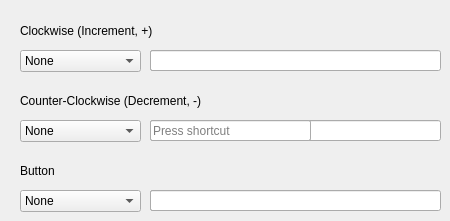
         <widget class="QWidget" name="macroTab_encoder">
          <attribute name="title">
           <string>Rotary Encoder</string>
          </attribute>
          <widget class="QLabel" name="encoder_increment_label">
           <property name="geometry">
            <rect>
             <x>20</x>
             <y>20</y>
             <width>151</width>
             <height>21</height>
            </rect>
           </property>
           <property name="text">
            <string>Clockwise (Increment, +)</string>
           </property>
           <property name="buddy">
            <cstring>encoder_increment</cstring>
           </property>
          </widget>
          <widget class="QLabel" name="encoder_decrement_label">
           <property name="geometry">
            <rect>
             <x>20</x>
             <y>90</y>
             <width>211</width>
             <height>21</height>
            </rect>
           </property>
           <property name="text">
            <string>Counter-Clockwise (Decrement, -)</string>
           </property>
           <property name="buddy">
            <cstring>encoder_decrement</cstring>
           </property>
          </widget>
          <widget class="QComboBox" name="encoder_increment">
           <property name="geometry">
            <rect>
             <x>20</x>
             <y>50</y>
             <width>121</width>
             <height>22</height>
            </rect>
           </property>
           <item>
            <property name="text">
             <string>None</string>
            </property>
           </item>
           <item>
            <property name="text">
             <string>Hotkey</string>
            </property>
           </item>
           <item>
            <property name="text">
             <string>String</string>
            </property>
           </item>
           <item>
            <property name="text">
             <string>Media Control</string>
            </property>
           </item>
           <item>
            <property name="text">
             <string>Windows</string>
            </property>
           </item>
           <item>
            <property name="text">
             <string>Mouse</string>
            </property>
           </item>
          </widget>
          <widget class="QComboBox" name="encoder_decrement">
           <property name="geometry">
            <rect>
             <x>20</x>
             <y>120</y>
             <width>121</width>
             <height>22</height>
            </rect>
           </property>
           <item>
            <property name="text">
             <string>None</string>
            </property>
           </item>
           <item>
            <property name="text">
             <string>Hotkey</string>
            </property>
           </item>
           <item>
            <property name="text">
             <string>String</string>
            </property>
           </item>
           <item>
            <property name="text">
             <string>Media Control</string>
            </property>
           </item>
           <item>
            <property name="text">
             <string>Windows</string>
            </property>
           </item>
           <item>
            <property name="text">
             <string>Mouse</string>
            </property>
           </item>
          </widget>
          <widget class="QLabel" name="encoder_button_label">
           <property name="geometry">
            <rect>
             <x>20</x>
             <y>160</y>
             <width>41</width>
             <height>21</height>
            </rect>
           </property>
           <property name="text">
            <string>Button</string>
           </property>
           <property name="buddy">
            <cstring>encoder_button</cstring>
           </property>
          </widget>
          <widget class="QComboBox" name="encoder_button">
           <property name="geometry">
            <rect>
             <x>20</x>
             <y>190</y>
             <width>121</width>
             <height>22</height>
            </rect>
           </property>
           <item>
            <property name="text">
             <string>None</string>
            </property>
           </item>
           <item>
            <property name="text">
             <string>Hotkey</string>
            </property>
           </item>
           <item>
            <property name="text">
             <string>String</string>
            </property>
           </item>
           <item>
            <property name="text">
             <string>Media Control</string>
            </property>
           </item>
           <item>
            <property name="text">
             <string>Windows</string>
            </property>
           </item>
           <item>
            <property name="text">
             <string>Mouse</string>
            </property>
           </item>
          </widget>
          <widget class="QKeySequenceEdit" name="encoder_increment_hotkey">
           <property name="enabled">
            <bool>true</bool>
           </property>
           <property name="geometry">
            <rect>
             <x>150</x>
             <y>50</y>
             <width>161</width>
             <height>21</height>
            </rect>
           </property>
          </widget>
          <widget class="QComboBox" name="encoder_increment_combobox">
           <property name="geometry">
            <rect>
             <x>150</x>
             <y>50</y>
             <width>161</width>
             <height>21</height>
            </rect>
           </property>
          </widget>
          <widget class="QLineEdit" name="encoder_increment_string">
           <property name="enabled">
            <bool>true</bool>
           </property>
           <property name="geometry">
            <rect>
             <x>150</x>
             <y>50</y>
             <width>291</width>
             <height>21</height>
            </rect>
           </property>
          </widget>
          <widget class="QLineEdit" name="encoder_decrement_string">
           <property name="enabled">
            <bool>true</bool>
           </property>
           <property name="geometry">
            <rect>
             <x>150</x>
             <y>120</y>
             <width>291</width>
             <height>21</height>
            </rect>
           </property>
          </widget>
          <widget class="QComboBox" name="encoder_decrement_combobox">
           <property name="geometry">
            <rect>
             <x>150</x>
             <y>120</y>
             <width>161</width>
             <height>21</height>
            </rect>
           </property>
          </widget>
          <widget class="QKeySequenceEdit" name="encoder_decrement_hotkey">
           <property name="enabled">
            <bool>true</bool>
           </property>
           <property name="geometry">
            <rect>
             <x>150</x>
             <y>120</y>
             <width>161</width>
             <height>21</height>
            </rect>
           </property>
          </widget>
          <widget class="QKeySequenceEdit" name="encoder_button_hotkey">
           <property name="enabled">
            <bool>true</bool>
           </property>
           <property name="geometry">
            <rect>
             <x>150</x>
             <y>190</y>
             <width>161</width>
             <height>21</height>
            </rect>
           </property>
          </widget>
          <widget class="QComboBox" name="encoder_button_combobox">
           <property name="geometry">
            <rect>
             <x>150</x>
             <y>190</y>
             <width>161</width>
             <height>21</height>
            </rect>
           </property>
          </widget>
          <widget class="QLineEdit" name="encoder_button_string">
           <property name="enabled">
            <bool>true</bool>
           </property>
           <property name="geometry">
            <rect>
             <x>150</x>
             <y>190</y>
             <width>291</width>
             <height>21</height>
            </rect>
           </property>
          </widget>
         </widget>
